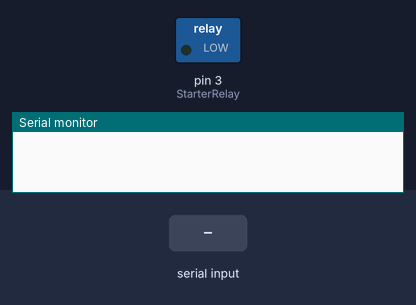
The sketch below on a simulated Arduino Uno, built with avr-gcc and run on an emulated ATmega328P. Parts: switched loads named in the sketch (green lamp = pin HIGH), the last lines printed to the serial monitor. Inputs (shaded band) come from the test bench.

Above: at 1.2 s.
1.3 s: "x" received over Serial
At 2.4 s:
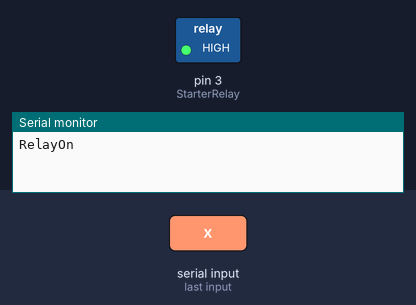
2.8 s: "y" received over Serial
At 3.6 s:
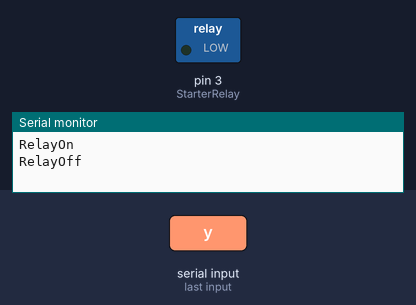
Timing chart, 0 to 5.8 s (numbered marks = the images above; inputs shaded):
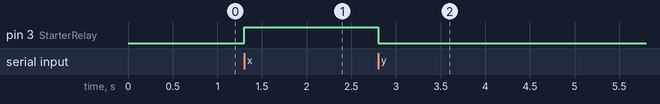

The sketch:

StarterRelay.ino
```cpp
int value = 0;
#define StarterRelay 3 //Starter Relay Pin
#define EmergencyRelay 4 // Emergency Relay pin

void setup() {

  pinMode (StarterRelay, OUTPUT);
  pinMode (2, INPUT); //test
  Serial.begin(9600);

}

void loop() {

  if(Serial.available()){
    char SerialValue = Serial.read();

    EmergencyStop(SerialValue);
    StarterMotor(SerialValue);
  }
}

void StarterMotor (char value){

  if (value == 'x'){

    digitalWrite (StarterRelay, HIGH);
    Serial.println("RelayOn");
  }

  if (value == 'y'){

    digitalWrite (StarterRelay, LOW);
    Serial.println("RelayOff");
  }
}

void EmergencyStop (char value){

  if (value == 'R'){

    digitalWrite(EmergencyRelay, HIGH);
    Serial.println("EMERGENCY STOP!!");
  }
}
```

Measured:
- after the input at 1.3 s, pin 3 (StarterRelay): LOW → HIGH at once
- after the input at 2.8 s, pin 3 (StarterRelay): HIGH → LOW at once
